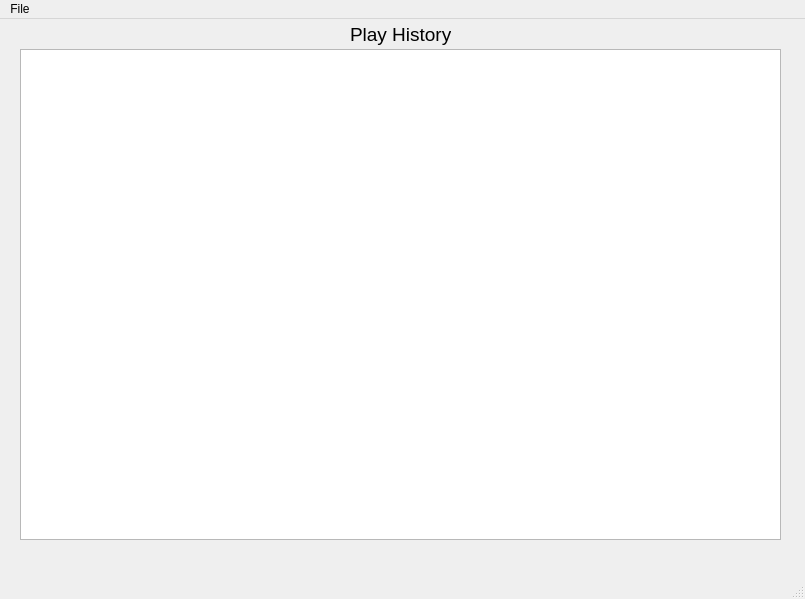
<?xml version="1.0" encoding="UTF-8"?>
<ui version="4.0">
 <class>MainWindow</class>
 <widget class="QMainWindow" name="MainWindow">
  <property name="geometry">
   <rect>
    <x>0</x>
    <y>0</y>
    <width>805</width>
    <height>599</height>
   </rect>
  </property>
  <property name="windowTitle">
   <string>MainWindow</string>
  </property>
  <widget class="QWidget" name="centralwidget">
   <widget class="QListWidget" name="listWidget">
    <property name="geometry">
     <rect>
      <x>20</x>
      <y>30</y>
      <width>761</width>
      <height>491</height>
     </rect>
    </property>
    <property name="sizePolicy">
     <sizepolicy hsizetype="Expanding" vsizetype="Expanding">
      <horstretch>5</horstretch>
      <verstretch>5</verstretch>
     </sizepolicy>
    </property>
   </widget>
   <widget class="QLabel" name="label">
    <property name="geometry">
     <rect>
      <x>350</x>
      <y>0</y>
      <width>101</width>
      <height>31</height>
     </rect>
    </property>
    <property name="font">
     <font>
      <pointsize>14</pointsize>
     </font>
    </property>
    <property name="text">
     <string>Play History</string>
    </property>
   </widget>
  </widget>
  <widget class="QStatusBar" name="statusbar"/>
  <widget class="QMenuBar" name="menubar">
   <property name="geometry">
    <rect>
     <x>0</x>
     <y>0</y>
     <width>805</width>
     <height>22</height>
    </rect>
   </property>
   <widget class="QMenu" name="menuFile">
    <property name="title">
     <string>File</string>
    </property>
    <addaction name="actionOpen"/>
    <addaction name="actionExit"/>
   </widget>
   <addaction name="menuFile"/>
  </widget>
  <action name="actionOpen">
   <property name="text">
    <string>Open</string>
   </property>
  </action>
  <action name="actionExit">
   <property name="text">
    <string>Exit</string>
   </property>
  </action>
 </widget>
 <resources/>
 <connections/>
</ui>
